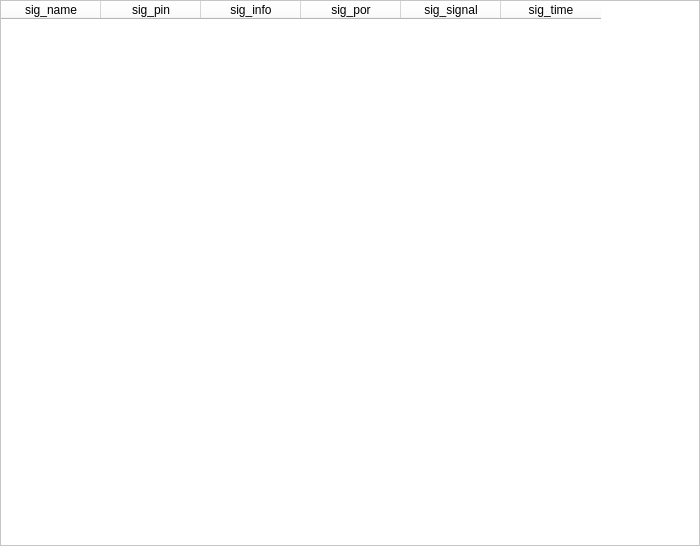
<?xml version="1.0" encoding="UTF-8"?>
<ui version="4.0">
 <class>IO_input</class>
 <widget class="QDialog" name="IO_input">
  <property name="geometry">
   <rect>
    <x>0</x>
    <y>0</y>
    <width>700</width>
    <height>546</height>
   </rect>
  </property>
  <property name="windowTitle">
   <string>Dialog</string>
  </property>
  <layout class="QVBoxLayout" name="verticalLayout">
   <property name="spacing">
    <number>0</number>
   </property>
   <property name="margin">
    <number>0</number>
   </property>
   <item>
    <widget class="QTableWidget" name="table_io_input">
     <property name="styleSheet">
      <string notr="true">background-color: rgb(255, 255, 255);</string>
     </property>
     <property name="columnCount">
      <number>6</number>
     </property>
     <column>
      <property name="text">
       <string>sig_name</string>
      </property>
     </column>
     <column>
      <property name="text">
       <string>sig_pin</string>
      </property>
     </column>
     <column>
      <property name="text">
       <string>sig_info</string>
      </property>
     </column>
     <column>
      <property name="text">
       <string>sig_por</string>
      </property>
     </column>
     <column>
      <property name="text">
       <string>sig_signal</string>
      </property>
     </column>
     <column>
      <property name="text">
       <string>sig_time</string>
      </property>
     </column>
    </widget>
   </item>
  </layout>
 </widget>
 <resources/>
 <connections/>
</ui>
